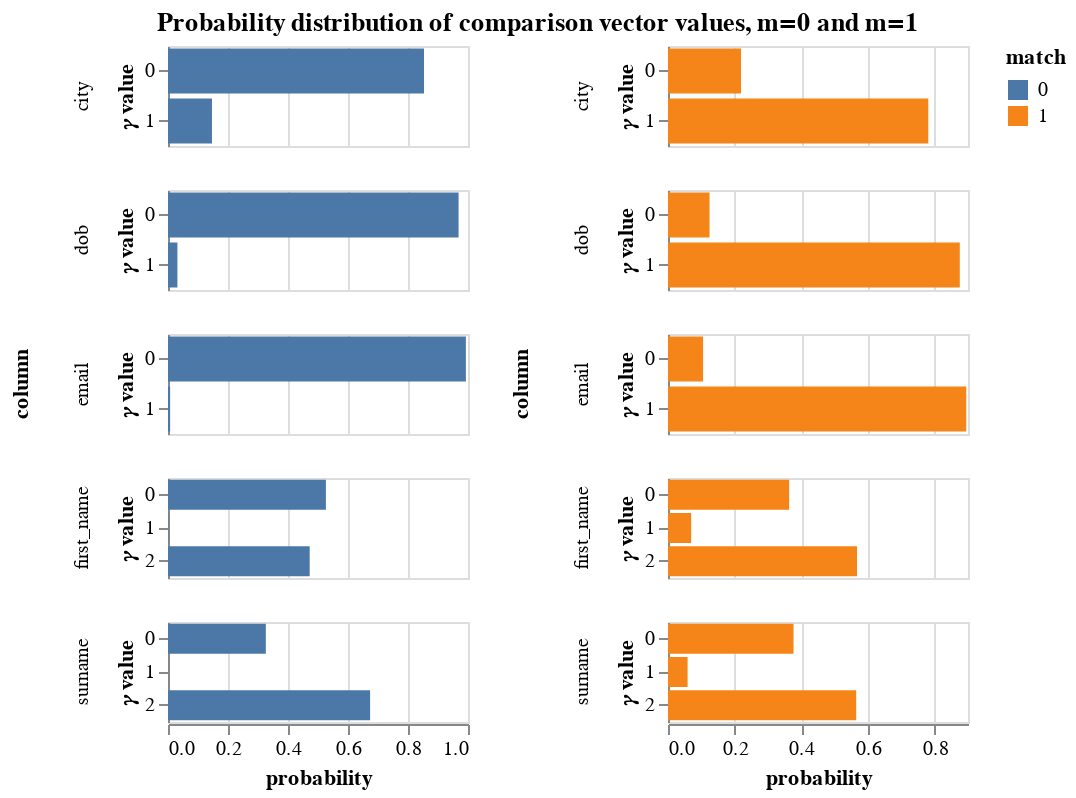

This figure's notebook cell:
### Markdown cell above
The `params` property of the `linker` is an object that contains a lot of diagnostic information about how the match probability was computed.  The following cells demonstrate some of its functionality

### Code cell
params = linker.params
params.probability_distribution_chart()

### Figure 1 — Vega-Lite specification as saved in the notebook (floating-point values rounded to 4 significant figures)
{"$schema": "https://vega.github.io/schema/vega-lite/v3.4.0.json", "config": {"mark": {"tooltip": null}, "title": {"anchor": "middle"}, "view": {"height": 300, "width": 400}}, "data": {"name": "data-2cbdce7d67d47047bf9bd30a3836662c"}, "datasets": {"data-2cbdce7d67d47047bf9bd30a3836662c": [{"column": "first_name", "gamma": "gamma_first_name", "match": 1, "probability": 0.3634, "value": 0, "value_of_gamma": "level_0"}, {"column": "first_name", "gamma": "gamma_first_name", "match": 1, "probability": 0.0696, "value": 1, "value_of_gamma": "level_1"}, {"column": "first_name", "gamma": "gamma_first_name", "match": 1, "probability": 0.567, "value": 2, "value_of_gamma": "level_2"}, {"column": "first_name", "gamma": "gamma_first_name", "match": 0, "probability": 0.5263, "value": 0, "value_of_gamma": "level_0"}, {"column": "first_name", "gamma": "gamma_first_name", "match": 0, "probability": 0.001403, "value": 1, "value_of_gamma": "level_1"}, {"column": "first_name", "gamma": "gamma_first_name", "match": 0, "probability": 0.4723, "value": 2, "value_of_gamma": "level_2"}, {"column": "surname", "gamma": "gamma_surname", "match": 1, "probability": 0.3766, "value": 0, "value_of_gamma": "level_0"}, {"column": "surname", "gamma": "gamma_surname", "match": 1, "probability": 0.0588, "value": 1, "value_of_gamma": "level_1"}, {"column": "surname", "gamma": "gamma_surname", "match": 1, "probability": 0.5646, "value": 2, "value_of_gamma": "level_2"}, {"column": "surname", "gamma": "gamma_surname", "match": 0, "probability": 0.3261, "value": 0, "value_of_gamma": "level_0"}, {"column": "surname", "gamma": "gamma_surname", "match": 0, "probability": 0.0002324, "value": 1, "value_of_gamma": "level_1"}, {"column": "surname", "gamma": "gamma_surname", "match": 0, "probability": 0.6737, "value": 2, "value_of_gamma": "level_2"}, {"column": "dob", "gamma": "gamma_dob", "match": 1, "probability": 0.1246, "value": 0, "value_of_gamma": "level_0"}, {"column": "dob", "gamma": "gamma_dob", "match": 1, "probability": 0.8754, "value": 1, "value_of_gamma": "level_1"}, {"column": "dob", "gamma": "gamma_dob", "match": 0, "probability": 0.9686, "value": 0, "value_of_gamma": "level_0"}, {"column": "dob", "gamma": "gamma_dob", "match": 0, "probability": 0.0314, "value": 1, "value_of_gamma": "level_1"}, {"column": "city", "gamma": "gamma_city", "match": 1, "probability": 0.2191, "value": 0, "value_of_gamma": "level_0"}, {"column": "city", "gamma": "gamma_city", "match": 1, "probability": 0.7809, "value": 1, "value_of_gamma": "level_1"}, {"column": "city", "gamma": "gamma_city", "match": 0, "probability": 0.8534, "value": 0, "value_of_gamma": "level_0"}, {"column": "city", "gamma": "gamma_city", "match": 0, "probability": 0.1466, "value": 1, "value_of_gamma": "level_1"}, {"column": "email", "gamma": "gamma_email", "match": 1, "probability": 0.1052, "value": 0, "value_of_gamma": "level_0"}, {"column": "email", "gamma": "gamma_email", "match": 1, "probability": 0.8948, "value": 1, "value_of_gamma": "level_1"}, {"column": "email", "gamma": "gamma_email", "match": 0, "probability": 0.9929, "value": 0, "value_of_gamma": "level_0"}, {"column": "email", "gamma": "gamma_email", "match": 0, "probability": 0.007089, "value": 1, "value_of_gamma": "level_1"}]}, "hconcat": [{"encoding": {"color": {"field": "match", "type": "nominal"}, "row": {"field": "column", "sort": {"field": "gamma"}, "type": "nominal"}, "tooltip": [{"field": "column", "type": "nominal"}, {"field": "probability", "format": ".4f", "type": "quantitative"}, {"field": "value", "type": "ordinal"}], "x": {"field": "probability", "type": "quantitative"}, "y": {"axis": {"title": "𝛾 value"}, "field": "value", "type": "nominal"}}, "height": 50, "mark": "bar", "resolve": {"scale": {"y": "independent"}}, "transform": [{"filter": "(datum.match === 0)"}], "width": 150}, {"encoding": {"color": {"field": "match", "type": "nominal"}, "row": {"field": "column", "sort": {"field": "gamma"}, "type": "nominal"}, "tooltip": [{"field": "column", "type": "nominal"}, {"field": "probability", "format": ".4f", "type": "quantitative"}, {"field": "value", "type": "ordinal"}], "x": {"field": "probability", "type": "quantitative"}, "y": {"axis": {"title": "𝛾 value"}, "field": "value", "type": "nominal"}}, "height": 50, "mark": "bar", "resolve": {"scale": {"y": "independent"}}, "transform": [{"filter": "(datum.match === 1)"}], "width": 150}], "title": "Probability distribution of comparison vector values, m=0 and m=1"}
